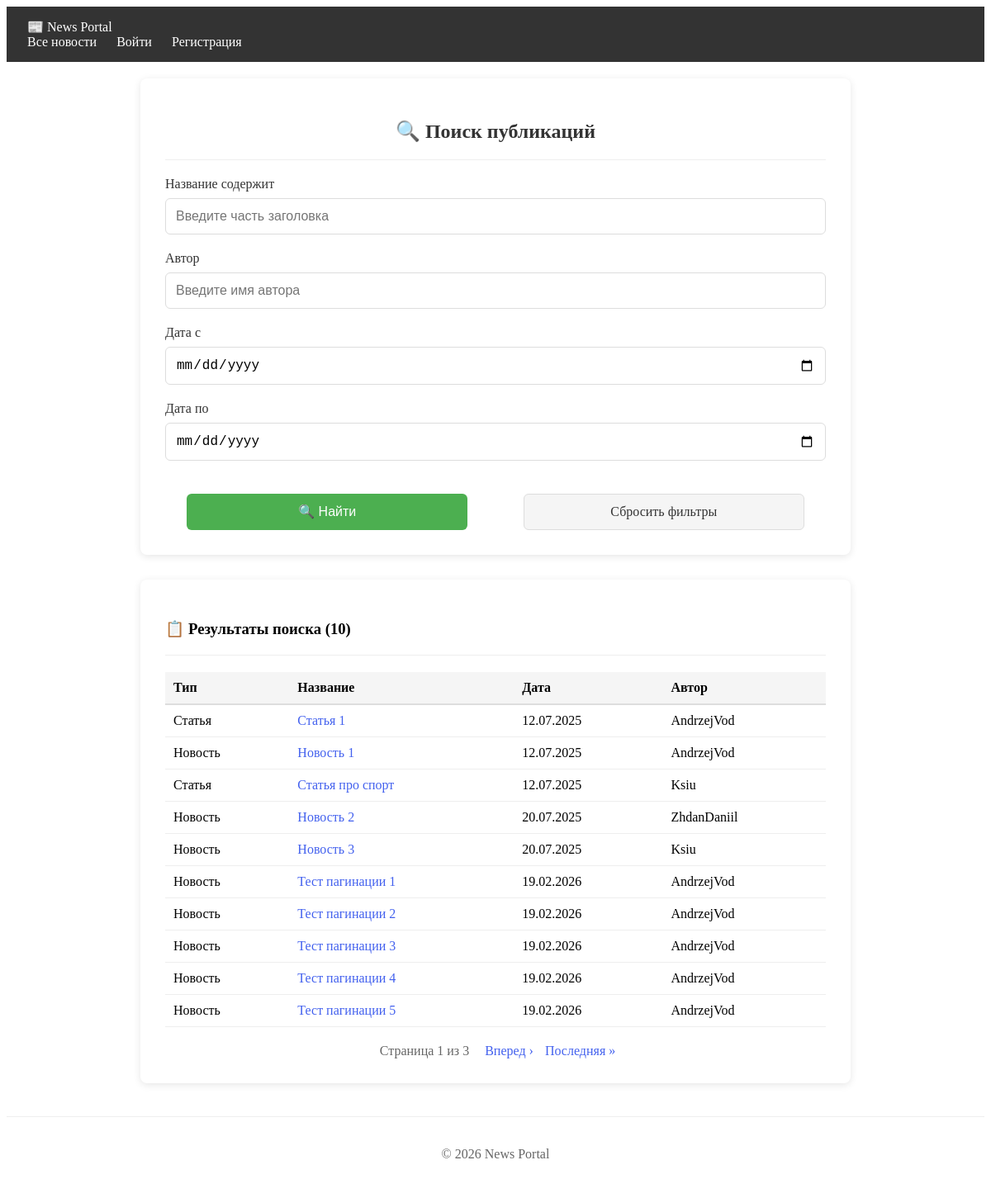
The app's page /news/search/ with its own data.
### news/models.py (models this page shows, shortened)
class Post(models.Model):
    ARTICLE = 'article'
    NEWS = 'news'
    POST_TYPES = (
        (ARTICLE, 'Статья'),
        (NEWS, 'Новость'),
    )
    author = models.ForeignKey(Author, on_delete=models.CASCADE)
    type = models.CharField(choices=POST_TYPES, max_length=7)
    created_at = models.DateTimeField(auto_now_add=True)
    categories = models.ManyToManyField(Category, through='PostCategory')
    title = models.CharField(max_length=255)
    text = models.TextField()
    rating = models.IntegerField(default=0)

class Author(models.Model):
    user = models.OneToOneField(User, on_delete=models.CASCADE)
    rating = models.IntegerField(default=0)

### news/views.py (the view)
# urls.py: path("search/", PostSearch.as_view(), name="search"),
class PostSearch(FilterView):
    model = Post
    template_name = 'news_search.html'
    context_object_name = 'news'
    filterset_class = PostFilter
    paginate_by = 10

### news/templatetags/custom_filters.py (called while the page is built)
@register.filter
def censor(value):
    if not value:
        return value
    bad_words = ['дурак', 'идиот', 'редиска', 'болван']
    result = value
    for word in bad_words:
        if len(word) > 2:
            censored = word[0] + '*' * (len(word) - 2) + word[-1]
        else:
            censored = '*' * len(word)
        result = re.sub(
            re.escape(word),
            censored,
            result,
            flags=re.IGNORECASE
        )
    return result

### templates/news_search.html (shortened to what this page needs)
{% extends 'flatpages/default.html' %}
{% load custom_filters %}
{% block content %}
<div class="auth-card" style="max-width: 800px;">
    <h2>🔍 Поиск публикаций</h2>
    <hr>
    <form method="get" class="auth-form">
        <div class="form-group">
            <label for="id_title">Название содержит</label>
            <input type="text" name="title" id="id_title"
                   value="{{ request.GET.title|default:'' }}"
                   placeholder="Введите часть заголовка"
                   style="width: 100%; padding: 12px; border: 1px solid #ddd; border-radius: 6px; font-size: 1rem;">
        </div>
        <div class="form-group">
            <label for="id_author">Автор</label>
            <input type="text" name="author" id="id_author"
                   value="{{ request.GET.author|default:'' }}"
                   placeholder="Введите имя автора"
                   style="width: 100%; padding: 12px; border: 1px solid #ddd; border-radius: 6px; font-size: 1rem;">
        </div>
        <div class="form-group">
            <label for="id_created_at_after">Дата с</label>
            <input type="date" name="created_at_after" id="id_created_at_after"
                   value="{{ request.GET.created_at_after|default:'' }}"
                   style="width: 100%; padding: 12px; border: 1px solid #ddd; border-radius: 6px; font-size: 1rem;">
        </div>
        <div class="form-group">
            <label for="id_created_at_before">Дата по</label>
            <input type="date" name="created_at_before" id="id_created_at_before"
                   value="{{ request.GET.created_at_before|default:'' }}"
                   style="width: 100%; padding: 12px; border: 1px solid #ddd; border-radius: 6px; font-size: 1rem;">
        </div>
        <div style="display: flex; gap: 15px; margin-top: 20px;">
            <button type="submit" class="btn btn-success" style="flex: 1;">
                🔍 Найти
            </button>
            <a href="{% url 'news:search' %}" class="btn btn-secondary" style="flex: 1; text-align: center;">
                Сбросить фильтры
            </a>
        </div>
    </form>
</div>
{% if news %}
<div class="auth-card" style="max-width: 800px; margin-top: 30px;">
    <h3>📋 Результаты поиска ({{ news|length }})</h3>
    <hr>
    <table style="width: 100%; border-collapse: collapse;">
        <thead>
            <tr style="background: #f5f5f5; border-bottom: 2px solid #ddd;">
                <th style="padding: 10px; text-align: left;">Тип</th>
                <th style="padding: 10px; text-align: left;">Название</th>
                <th style="padding: 10px; text-align: left;">Дата</th>
                <th style="padding: 10px; text-align: left;">Автор</th>
            </tr>
        </thead>
        <tbody>
            {% for item in news %}
            <tr style="border-bottom: 1px solid #eee;">
                <td style="padding: 10px;">{{ item.get_type_display }}</td>
                <td style="padding: 10px;">
                    <a href="{% url 'news:post_detail' pk=item.pk %}"
                       style="color: #4361ee; text-decoration: none;">
                        {{ item.title|censor }}
                    </a>
                </td>
                <td style="padding: 10px;">{{ item.created_at|date:"d.m.Y" }}</td>
                <td style="padding: 10px;">{{ item.author.user.username }}</td>
            </tr>
            {% endfor %}
        </tbody>
    </table>
    {% if is_paginated %}
    <div style="margin-top: 20px; text-align: center;">
        <span style="margin: 0 10px; color: #666;">
            Страница {{ page_obj.number }} из {{ page_obj.paginator.num_pages }}
        </span>
        {% if page_obj.has_next %}
            <a href="?page={{ page_obj.next_page_number }}{% for key, value in request.GET.items %}{% if key != 'page' %}&{{ key }}={{ value }}{% endif %}{% endfor %}"
               style="margin: 0 5px; color: #4361ee; text-decoration: none;">Вперед ›</a>
            <a href="?page={{ page_obj.paginator.num_pages }}{% for key, value in request.GET.items %}{% if key != 'page' %}&{{ key }}={{ value }}{% endif %}{% endfor %}"
               style="margin: 0 5px; color: #4361ee; text-decoration: none;">Последняя »</a>
        {% endif %}
    </div>
    {% endif %}
</div>
{% endif %}
{% endblock %}

### static/css/navigation.css (style rules this page uses)
.auth-card { max-width: 400px; margin: 0 auto; background: white; padding: 30px; border-radius: 8px; box-shadow: 0 2px 10px rgba(0, 0, 0, 0.1); }
.auth-card h2 { text-align: center; margin-bottom: 20px; color: #333; }
.auth-card hr { border: none; border-top: 1px solid #eee; margin: 20px 0; }
.auth-form { display: flex; flex-direction: column; gap: 20px; }
.form-group { display: flex; flex-direction: column; gap: 8px; }
.form-group label { font-weight: 500; color: #333; }
.form-group input { width: 100%; padding: 12px; border: 1px solid #ddd; border-radius: 6px; font-size: 1rem; transition: border-color 0.2s; box-sizing: border-box; }
.btn { display: inline-block; padding: 12px 24px; border: none; border-radius: 6px; font-size: 1rem; font-weight: 500; cursor: pointer; text-decoration: none; text-align: center; transition: all 0.2s; box-sizing: border-box; }
.auth-form .btn, .auth-form .btn-block { width: 100%; max-width: 340px; margin: 0 auto; display: block; }
.btn-success { background: #4CAF50; color: white; }
.btn-secondary { background: #f5f5f5; color: #333; border: 1px solid #ddd; }

### records on screen
Post: type "Статья", title|censor "Статья 1", created_at "12.07.2025", author.user.username "AndrzejVod"
Post: type "Новость", title|censor "Новость 1", created_at "12.07.2025", author.user.username "AndrzejVod"
Post: type "Статья", title|censor "Статья про спорт", created_at "12.07.2025", author.user.username "Ksiu"
Post: type "Новость", title|censor "Новость 2", created_at "20.07.2025", author.user.username "ZhdanDaniil"
Post: type "Новость", title|censor "Новость 3", created_at "20.07.2025", author.user.username "Ksiu"
Post: type "Новость", title|censor "Тест пагинации 1", created_at "19.02.2026", author.user.username "AndrzejVod"
Post: type "Новость", title|censor "Тест пагинации 2", created_at "19.02.2026", author.user.username "AndrzejVod"
Post: type "Новость", title|censor "Тест пагинации 3", created_at "19.02.2026", author.user.username "AndrzejVod"
Post: type "Новость", title|censor "Тест пагинации 4", created_at "19.02.2026", author.user.username "AndrzejVod"
Post: type "Новость", title|censor "Тест пагинации 5", created_at "19.02.2026", author.user.username "AndrzejVod"

### other values on screen
{{ news|length }} "10"
{{ page_obj.number }} "1"
{{ page_obj.paginator.num_pages }} "3"
